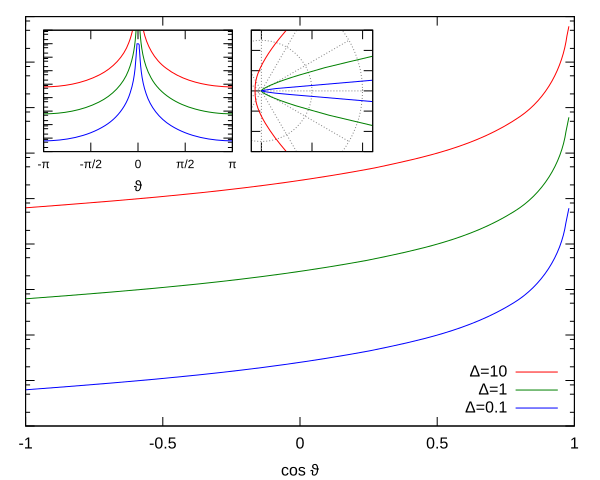

Here is the gnuplot script that generated this plot:
set terminal svg
set output "sezione_coulomb.svg"
d1 = 10.
d2 = 1.
d3 = 0.1

#unset ytics
set yrange [0.0001:100000]
set key right bottom
set multiplot
set xlabel "cos theta"
set origin 0.0,0.0
set size 1.0,1.0
set logscale y
set format y ""
plot [x=-1:1] (d1**2)/16. * 1./(sin(acos(x)/2))**4 title "d=10", (d2**2)/16. *1./(sin(acos(x)/2))**4 title "d=1", (d3**2)/16. *1./(sin(acos(x)/2))**4 title "d=0.1"

set origin 0.03,0.58
set format y ""
set size 0.4,0.4
unset key
set xtics -pi,pi/2
set xlabel "theta"
plot [x=-pi:pi] (d1**2)/16. * 1./(sin(x/2))**4 title "d=10", (d2**2)/16. *1./(sin(x/2))**4 title "d=1", (d3**2)/16. *1./(sin(x/2))**4 title "d=0.1"

set origin 0.32,0.58
set format y ""
set format x " "
set size 0.4,0.4
unset logscale y
set xlabel " "
set yrange [-60:60]
set xrange [-10:110]
set polar
set grid polar
set size square
set xtics 50
plot [t=-pi:pi] (d1**2)/16. * 1./(sin(t/2))**4 title "d=10", (d2**2)/16. *1./(sin(t/2))**4 title "d=1", (d3**2)/16. *1./(sin(t/2))**4 title "d=0.1
set nomultiplot
#pause -1

